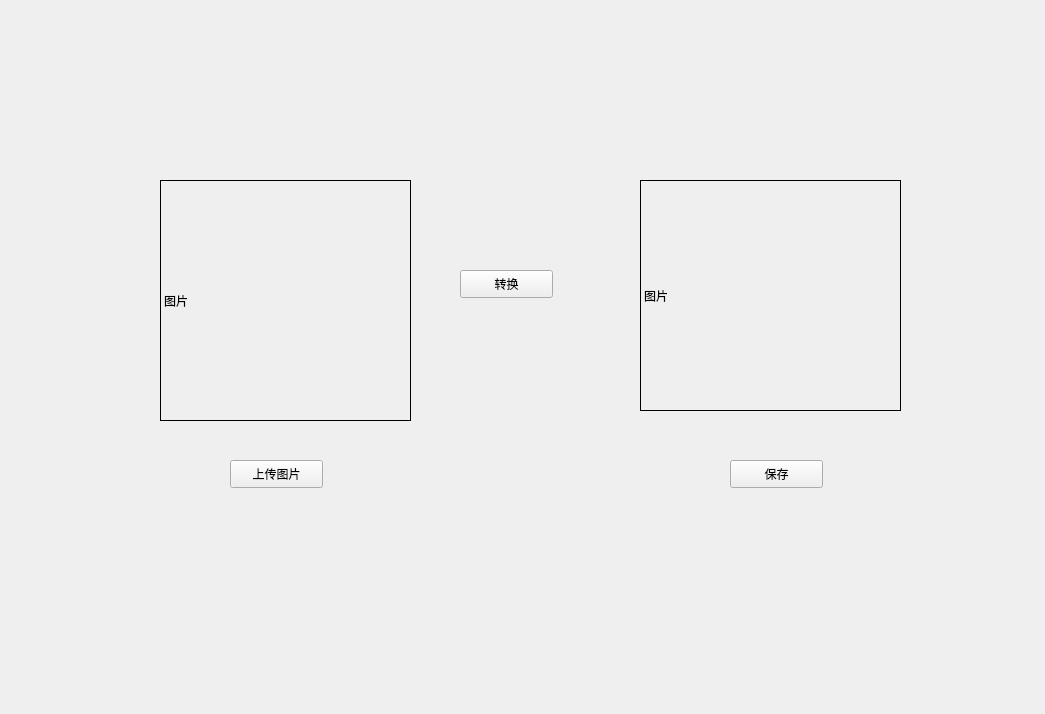
<?xml version="1.0" encoding="UTF-8"?>
<ui version="4.0">
 <class>stylechangeForm</class>
 <widget class="QWidget" name="stylechangeForm">
  <property name="geometry">
   <rect>
    <x>0</x>
    <y>0</y>
    <width>1045</width>
    <height>714</height>
   </rect>
  </property>
  <property name="windowTitle">
   <string>Form</string>
  </property>
  <widget class="QLabel" name="uppicture">
   <property name="geometry">
    <rect>
     <x>160</x>
     <y>180</y>
     <width>251</width>
     <height>241</height>
    </rect>
   </property>
   <property name="frameShape">
    <enum>QFrame::Box</enum>
   </property>
   <property name="text">
    <string>图片</string>
   </property>
  </widget>
  <widget class="QLabel" name="yieldpicture">
   <property name="geometry">
    <rect>
     <x>640</x>
     <y>180</y>
     <width>261</width>
     <height>231</height>
    </rect>
   </property>
   <property name="frameShape">
    <enum>QFrame::Box</enum>
   </property>
   <property name="text">
    <string>图片</string>
   </property>
  </widget>
  <widget class="QPushButton" name="upButton">
   <property name="geometry">
    <rect>
     <x>230</x>
     <y>460</y>
     <width>93</width>
     <height>28</height>
    </rect>
   </property>
   <property name="text">
    <string>上传图片</string>
   </property>
  </widget>
  <widget class="QPushButton" name="saveButton">
   <property name="geometry">
    <rect>
     <x>730</x>
     <y>460</y>
     <width>93</width>
     <height>28</height>
    </rect>
   </property>
   <property name="text">
    <string>保存</string>
   </property>
  </widget>
  <widget class="QPushButton" name="transmitButton">
   <property name="geometry">
    <rect>
     <x>460</x>
     <y>270</y>
     <width>93</width>
     <height>28</height>
    </rect>
   </property>
   <property name="text">
    <string>转换</string>
   </property>
  </widget>
 </widget>
 <resources/>
 <connections/>
</ui>
